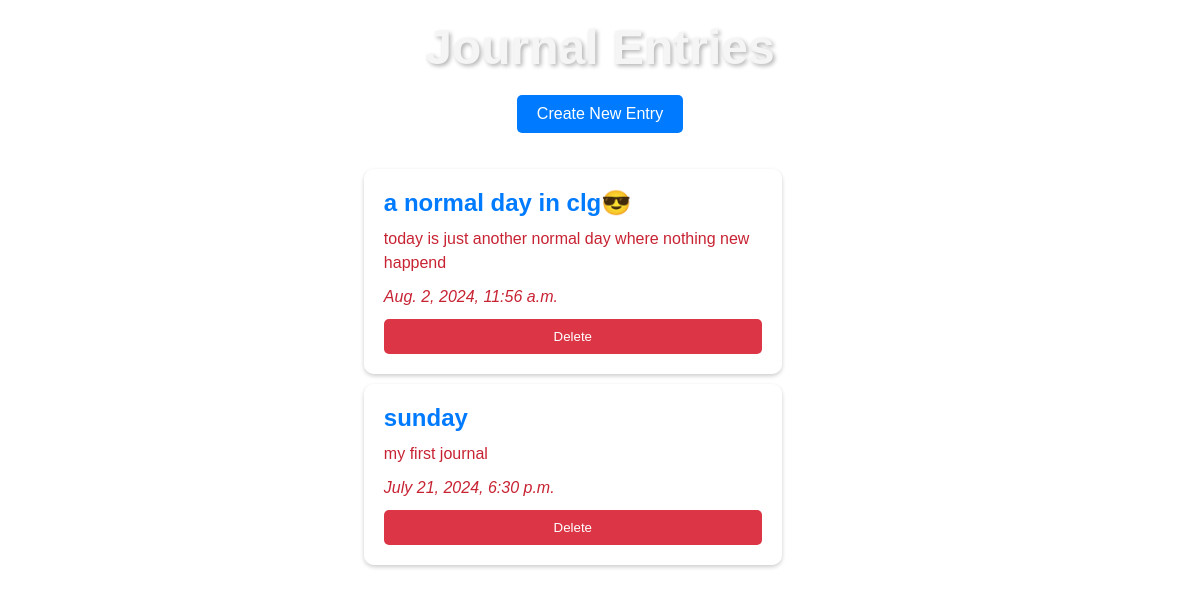
/, run on an earlier commit of the app's database.
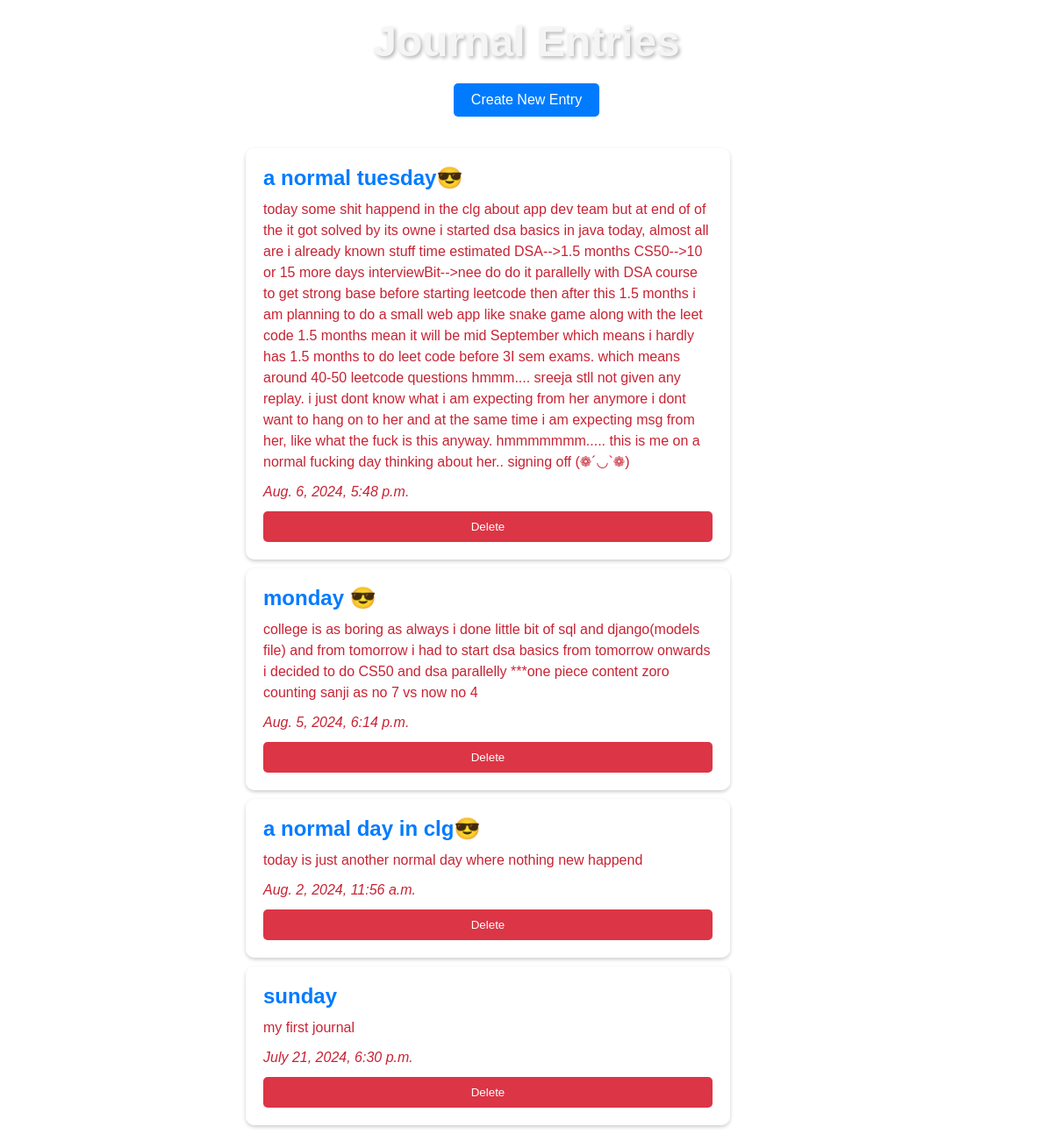
And on a later commit of the database.
### first_app/models.py (models this page shows, shortened)
class JournalEntry(models.Model):
    title = models.CharField(max_length=200)
    content = models.TextField()
    created_at = models.DateTimeField(default=timezone.now)

### first_app/views.py (the view)
# urls.py: path('', views.journal_list, name='journal_list'),
def journal_list(request):
    entries = JournalEntry.objects.all().order_by('-created_at')
    return render(request, 'journal/journal_list.html', {'entries': entries})

### first_app/templates/journal/journal_list.html (shortened to what this page needs)
<!DOCTYPE html>
<html>
<head>
    {% load static %}
    <link rel="stylesheet" type="text/css" href="{% static 'journal/css/styles.css' %}">
</head>
<body>
    <h1>Journal Entries</h1>
    <a href="{% url 'journal_create' %}">Create New Entry</a>
    <ul>
        {% for entry in entries %}
            <li>
                <h2 class="H2">{{ entry.title }}</h2>
                <p>{{ entry.content }}</p>
                <p><em>{{ entry.created_at }}</em></p>
                <form method="post" action="{% url 'journal_delete' entry.pk %}">
                    <button type="submit">Delete</button>
                </form>
            </li>
        {% endfor %}
    </ul>
</body>
</html>

What changed in the data, as far as the page shows it:
added JournalEntry: title "a normal tuesday😎", content "today some shit happend in the clg about app dev team but at end of of the it got solved by its owne i started dsa basics in java today, almost all are i already known stuff time estimated DSA-->1.5 months CS50-->10 or 15 more days interviewBit-->nee do do it parallelly with DSA course to get strong base before starting leetcode then after this 1.5 months i am planning to do a small web app like snake game along with the leet code 1.5 months mean it will be mid September which means i hardly has 1.5 months to do leet code before 3I sem exams. which means around 40-50 leetcode questions hmmm.... sreeja stll not given any replay. i just dont know what i am expecting from her anymore i dont…", created_at "Aug. 6, 2024, 5:48 p.m."
added JournalEntry: title "monday 😎", content "college is as boring as always i done little bit of sql and django(models file) and from tomorrow i had to start dsa basics from tomorrow onwards i decided to do CS50 and dsa parallelly ***one piece content zoro counting sanji as no 7 vs now no 4", created_at "Aug. 5, 2024, 6:14 p.m."
